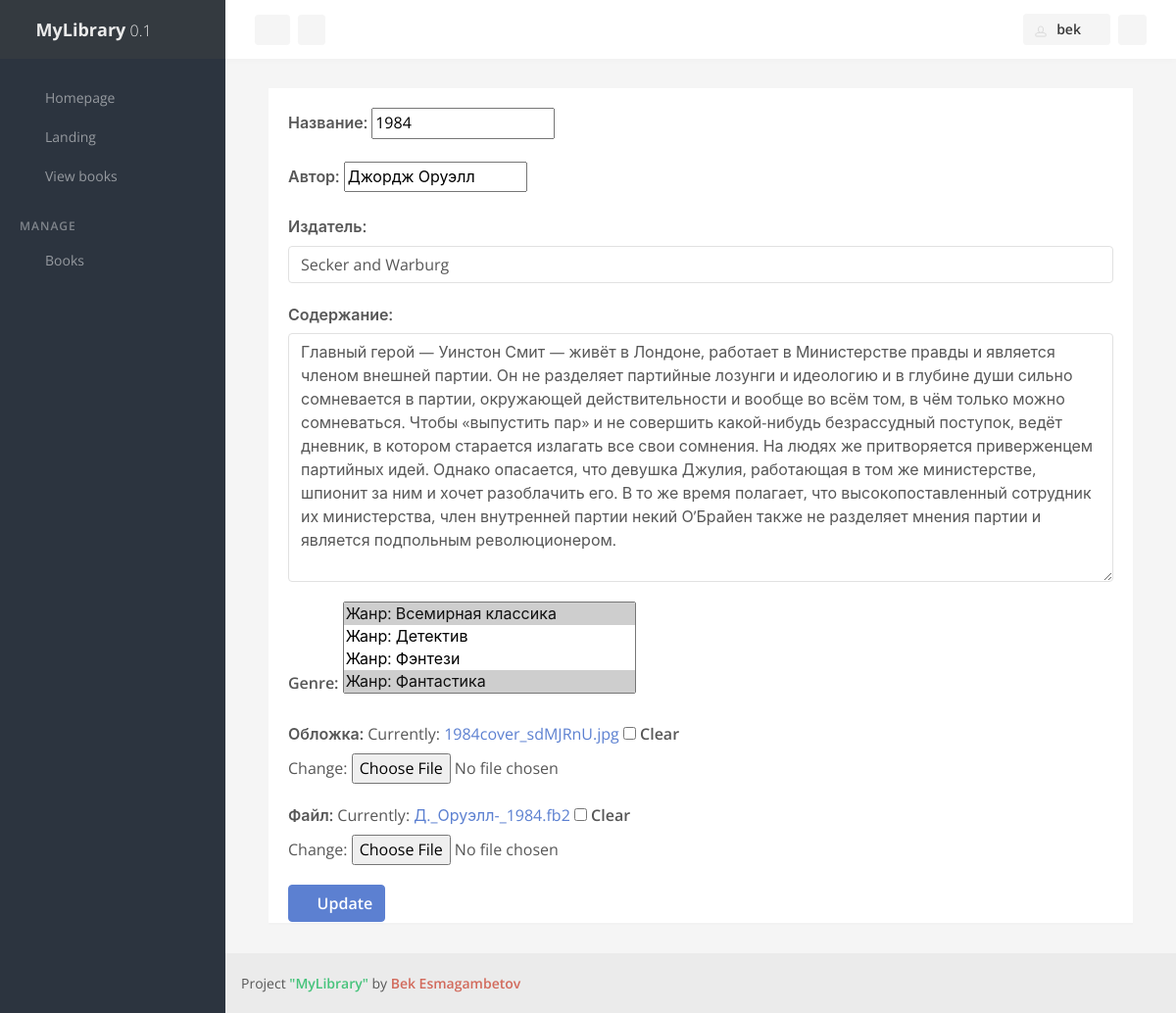
The page /books/1/update (signed in) on the database its author committed.
### books/models.py (models this page shows, shortened)
class Book(models.Model):
    title=models.CharField(verbose_name="Название", max_length=200)
    author=models.CharField(verbose_name="Автор", max_length=200)
    publisher=models.CharField(verbose_name="Издатель", max_length=200)
    summary = models.TextField(verbose_name="Содержание")
    genre=models.ManyToManyField('Genre', null=True, blank=True, default=None)
    cover=models.ImageField(verbose_name="Обложка",null=True, blank=True)
    bookfile=models.FileField(verbose_name="Файл", null=True, blank=True)
    published_at = models.DateTimeField(verbose_name = "Дата публикации", auto_now_add=timezone.now())
    class Meta:
        verbose_name='Книга'
        verbose_name_plural='Библиотека'

class Genre(models.Model):
    genre=models.CharField(verbose_name="Жанр", max_length=200)
    slug=models.SlugField(verbose_name="Слаг",db_index=True, max_length=255)
    class Meta:
        verbose_name='Жанр'
        verbose_name_plural='Жанры'
    def __str__(self):
        return f'Жанр: {self.genre}'

### books/views.py (the view)
# urls.py: path('<int:id>/update', views.BookUpdate.as_view(), name="update"),
class BookUpdate(LoginRequiredMixin, PermissionRequiredMixin, UpdateView):
    model=Book
    template_name="library/update.html"
    form_class=BookForm
    pk_url_kwarg="id"
    login_url='/authentication/login'
    permission_required = "auth.change_user"

### books/forms.py
class BookForm(forms.ModelForm):
    def __init__(self, *args, **kwargs):
        super(BookForm, self).__init__(*args, **kwargs)
        self.fields["title"].widget.attrs["class"]='form-control'
        self.fields["author"].widget.attrs["class"]='form-control'
        self.fields["publisher"].widget.attrs["class"]='form-control'
        self.fields["summary"].widget.attrs["class"]='form-control'
        self.fields["title"].widget.attrs["class"]='Название'
        self.fields["author"].widget.attrs["class"]='Автор'
    class Meta:
        model=Book
        fields="__all__"

### books/templates/library/update.html (shortened to what this page needs)
{% extends 'library/layouts.html' %}
{% block content %}
    <div class="container">
        <div class="block">
            <div class="block-content">
                <form method="post" enctype="multipart/form-data">
                    {{form.as_p}}
                    <button type="submit" class="btn btn-primary">
                        <i class="fa fa-check-double"></i>
                        Update
                    </button>
                </form>
            </div>
        </div>
    </div>
{% endblock %}

### books/templates/library/layouts.html (shortened to what this page needs)
{% load static %}
<!doctype html>
<html lang="en">
    <head>
        <link rel="stylesheet" id="css-main" href="{% static 'assets/css/oneui.min.css' %}">
        <link rel="stylesheet" href="{% static 'assets/js/plugins/slick-carousel/slick.css' %}">
        <link rel="stylesheet" href="{% static 'assets/js/plugins/slick-carousel/slick-theme.css' %}">
        <link rel="stylesheet" href="{% static 'assets/js/plugins/datatables/dataTables.bootstrap4.css' %}">
        <link rel="stylesheet" href="{% static 'assets/js/plugins/datatables/buttons-bs4/buttons.bootstrap4.min.css' %}">
        <link rel="stylesheet" href="{% static 'assets/js/plugins/magnific-popup/magnific-popup.css' %}">
    </head>
    <body>
        <div id="page-container" class="sidebar-o sidebar-dark enable-page-overlay side-scroll page-header-fixed">
            <nav id="sidebar" aria-label="Main Navigation">
                <div class="content-header bg-dark">
                    <a class="font-w600 text-dual" href="{% url 'homepage' %}">
                        <i class="fa fa-book-open text-success"></i>
                        <span class="smini-hide">
                            <span class="font-w700 font-size-h5">MyLibrary</span> <span class="font-w300">0.1</span>
                        </span>
                    </a>
                    <div>
                        <div class="dropdown d-inline-block ml-3">
                            <a class="text-dual font-size-sm" id="sidebar-themes-dropdown" data-toggle="dropdown" aria-haspopup="true" aria-expanded="false" href="#">
                                <i class="si si-settings"></i>
                            </a>
                        </div>
                    </div>
                </div>
                <div class="content-side content-side-full">
                    <ul class="nav-main">
                        <li class="nav-main-item">
                            <a class="nav-main-link" href="{% url 'homepage' %}">
                                <i class="nav-main-link-icon si si-home"></i>
                                <span class="nav-main-link-name">Homepage</span>
                            </a>
                            <a class="nav-main-link" href="{% url 'landing' %}">
                                <i class="nav-main-link-icon si si-notebook"></i>
                                <span class="nav-main-link-name">Landing</span>
                            </a>
                            <a class="nav-main-link" href="{% url 'searchbooks' %}">
                                <i class="nav-main-link-icon si si-magnifier"></i>
                                <span class="nav-main-link-name">View books</span>
                            </a>
                        </li>
                        <li class="nav-main-heading">Manage</li>
                        <li class="nav-main-item">
                            <a class="nav-main-link nav-main-link-submenu" data-toggle="submenu" aria-haspopup="true" aria-expanded="false" href="#">
                                <i class="nav-main-link-icon si si-layers"></i>
                                <span class="nav-main-link-name">Books</span>
                            </a>
                        </li>
                    </ul>
                </div>
            </nav>
            <header id="page-header">
                <div class="content-header ">
                    <div class="d-flex align-items-center">
                        <button type="button" class="btn btn-sm btn-dual mr-2 d-none d-lg-inline-block" data-toggle="layout" data-action="sidebar_mini_toggle">
                            <i class="fa fa-fw fa-chevron-left"></i>
                        </button>
                        <button type="button" class="btn btn-sm btn-dual mr-2" data-toggle="modal" data-target="#one-modal-apps">
                            <i class="si si-grid"></i>
                        </button>
                    </div>
                    <div class="d-flex align-items-center">
                        <div class="dropdown d-inline-block ml-2">
                            <button type="button" class="btn btn-sm btn-dual" id="page-header-user-dropdown" data-toggle="dropdown" aria-haspopup="true" aria-expanded="false">
                                <img class="rounded" src="{% static 'assets/media/avatars/avatar10.jpg' %}" alt="Header Avatar" style="width: 18px;">
                                <span class="d-none d-sm-inline-block ml-1">
                                    {% if request.user %}
                                        {{request.user.username}}
                                    {% else %}
                                        "User"
                                    {% endif %}
                                </span>
                                <i class="fa fa-fw fa-angle-down d-none d-sm-inline-block"></i>
                            </button>
                        </div>
                        <div class="dropdown d-inline-block ml-2">
                            <button type="button" class="btn btn-sm btn-dual" id="page-header-notifications-dropdown" data-toggle="dropdown" aria-haspopup="true" aria-expanded="false">
                                <i class="si si-bell"></i>
                            </button>
                        </div>
                    </div>
                </div>
            </header>
            <main id="main-container">
                <div class="content">
                    {% block content %}{% endblock content %}
                </div>
            </main>
            <footer id="page-footer" class="bg-body-dark">
                <div class="content py-3">
                    <div class="row font-size-sm">
                        <div class="order-sm-2 py-1 text-center text-sm-right">
                            Project <a class="font-w600 text-success">"MyLibrary"</a> by
                            <a class="font-w600 text-danger">
                                Bek Esmagambetov
                            </a>
                        </div>
                    </div>
                </div>
            </footer>
        </div>
    </body>
</html>

### rows shown on the page
Book: title "1984", author "Джордж Оруэлл", publisher "Secker and Warburg", summary "Главный герой — Уинстон Смит — живёт в Лондоне, работает в Министерстве правды и является членом внешней партии. Он не разделяет партийные лозунги и идеологию и в глубине души сильно сомневается в партии, окружающей действительности и вообще во всём том, в чём только можно сомневаться. Чтобы «выпустить пар» и не совершить какой-нибудь безрассудный поступок, ведёт дневник, в котором старается излагать все свои сомнения. На людях же притворяется приверженцем партийных идей. Однако опасается, что девушка Джулия, работающая в том же министерстве, шпионит за ним и хочет разоблачить его. В то же время полагает, что высокопоставленный сотрудник их министерства, член внутренней партии некий…"
Genre: genre "Жанр: Всемирная классика ☑ / Жанр: Детектив / Жанр: Фэнтези / Жанр: Фантастика ☑"

### other values the page prints
{{ request.user.username }} "bek"
